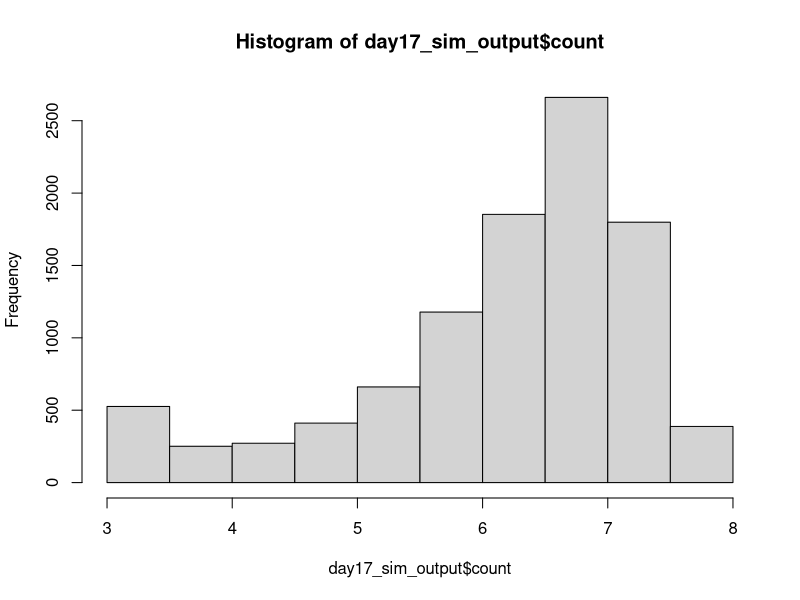
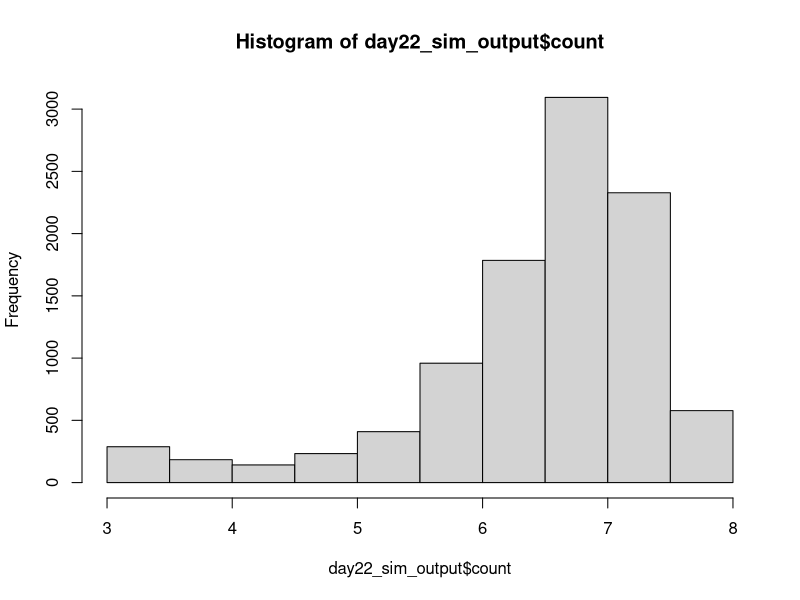

Source code (R) for these figures, in order: (Note: this script raises an error after producing the figures.)
## ---------------------------Title---------------------------------------------
# CIDA Shelf Life Model

## ---------------------------Description---------------------------------------
# Project: CIDA Spinach 

# Description: 

## ---------------------------Packages------------------------------------------

#   Loading packages
library(dplyr); library(MASS); library(VGAM)

## ---------------------------Seed----------------------------------------------

#Set seed
set.seed(1)

## ---------------------------Inputs--------------------------------------------

#Load in data

strain_param <- read.csv("primary_model_parameters_strain_by_rep_2022_08_26.csv", header = TRUE)
apc_param <- read.csv("primary_model_parameters_apc_by_rep_2022_09_01.csv", header = TRUE)

mumax_secon <- read.csv("secondary_model_mumax_strain_by_rep_2022-09-01.csv", header = TRUE)
lag_secon <- read.csv("secondary_model_lag_strain_by_rep_2022_09_01.csv", header = TRUE)
lag_apc_secon <- read.csv("secondary_model_lag_apc_by_rep2022_09_01.csv", header = TRUE)

initial_count <- read.csv("initial_distribution_2022_08_24.csv", header = TRUE)
st_frequency <- read.csv("st_frequency_2022_05_18.csv", header = TRUE)

#Change strain parameters to lowercase 
strain_param$isolate <- tolower(strain_param$isolate)
apc_param$isolate <- tolower(apc_param$isolate)

mumax_secon$isolate <- tolower(mumax_secon$isolate)
lag_secon$isolate <- tolower(lag_secon$isolate)

#Initial Count Distribution: Log transforming initial count, and fitting a normal distribution to the data
initial_count_dist <- function(n){
  ans <- runif(n, min = initial_count$min, max = initial_count$max)
  return(ans)
}

#ST Distribution
isolates <- st_frequency$cida_isolates
st_prev <- st_frequency$frequency

st_dist <- function(n) {
ans <- sample(isolates, size = n, prob = st_prev, replace = T)
return(ans)
}

#Storage Temperature Distribution
temp_location <- 4
temp_shape <- 2.31

temp_dist <- function(n) {
  ans <- rlaplace(n, temp_location, temp_shape)
  for(i in 1:n)
  while (ans[i] < 0 | ans[i] > 10) {
    ans[i] <- rlaplace(1, temp_location, temp_shape)
  }
  return(ans)
}

#Primary Growth Models 


#Baranyi
baranyi <- function(day, log10n0, log10nmax, mumax, lag){
  log10n <- log10nmax + log10((-1 + exp(mumax * lag) + exp(mumax * day))/(exp(mumax * day) - 1 + exp(mumax * lag) * 10^(log10nmax - log10n0)))
}

#Baranyi without lag
baranyi_no_lag <- function(day, log10n0, log10nmax, mumax){
  log10n <- log10nmax - log10(1 + (10^(log10nmax - log10n0) - 1) * exp(-mumax * day))
}

#Buchanan
buchanan <- function(day, log10n0, log10nmax, mumax, lag){
  log10n <- log10n0 + (day >= lag) * (day <= (lag + (log10nmax - log10n0) * log(10) / mumax)) * mumax * (day - lag) / log(10) + (day >= lag) * (day>(lag + (log10nmax - log10n0) * log(10) / mumax)) * (log10nmax - log10n0)
}

#Buchanan without lag
buchanan_no_lag <- function(day, log10n0, log10nmax, mumax){
  log10n <- log10n0 + (day <= ((log10nmax - log10n0) * log(10) / mumax)) * mumax * day / log(10) + (day > ((log10nmax - log10n0) * log(10) / mumax)) * (log10nmax - log10n0)
}

#Gompertz
gompertz <- function(day, log10n0, log10nmax, mumax, lag){
  log10n <- log10n0 + (log10nmax - log10n0) * exp(-exp(mumax * exp(1) * (lag - day) / ((log10nmax - log10n0) * log(10)) + 1))
}


log10N_with_lag <- function(day, log10n0, log10nmax, mumax, lag, model) {
  ans <- numeric(length = length(day))
  for(i in seq_along(day)){
    if (model[i] == "baranyi") {
      ans[i] <- baranyi(day[i], log10n0[i], log10nmax[i], mumax[i], lag[i])
    }
    else if(model[i] == 'buchanan') {
      ans[i] <- buchanan(day[i], log10n0[i], log10nmax[i], mumax[i], lag[i])
    }
    else if(model[i] == "gompertz"){
      ans[i] <- gompertz(day[i], log10n0[i], log10nmax[i], mumax[i], lag[i])
    } 
    else{
      stop(paste0(model, " is not a valid model name. Must be one of Buchanan, Baranyi, Gompertz."))
    }
  }
  return(ans)
  
}

log10N_without_lag <- function(day, log10n0, log10nmax, mumax, model) {
  ans <- numeric(length = length(day))
  for(i in seq_along(day)){
    if (model[i] == "baranyi_no_lag") {
      ans[i] <- baranyi_no_lag(day[i], log10n0[i], log10nmax[i], mumax[i])
    }
    else if(model[i] == 'buchanan_no_lag') {
      ans[i] <- buchanan_no_lag(day[i], log10n0[i], log10nmax[i], mumax[i])
    }
    else{
      stop(paste0(model, " is not a valid model name. Must be one of Buchanan, Baranyi, Gompertz."))
    }
  }
  return(ans)
  
}

#Secondary model 

NewMu <- function(temp, b, temp_min) {
  sqrt_mu <- b*(temp - temp_min)
  ans <- sqrt_mu^2
  return(ans)
}

NewLag <- function(temp, b, temp_min) {
  sqrt_lag <- b*(temp - temp_min)
  ans <- sqrt_lag^2
  return(ans)
}

## ---------------------------Simulation Overview-------------------------------

n_packages <- 10000
n_sim <- n_packages
n_day <- 22

## ---------------Assigning Model Inputs----------------------------------------

#Assigning initial count, ST and temperature to each package
packages_sim <- data.frame(matrix(, nrow = n_sim, ncol = 9))
colnames(packages_sim) <- c("package", "initial_count", "storage_temp", "isolate", "isolate_rep", "model", "lag", "mu", "nmax")

packages_sim$package <- rep(1:n_packages)
packages_sim$initial_count <- initial_count_dist(n_sim)
packages_sim$storage_temp <- temp_dist(n_sim)
packages_sim$isolate <- st_dist(n_sim)
packages_sim$isolate_rep <- sample(1:3, n_sim, replace = TRUE)

#Assigning a growth model to each package. The selected model will be the best fitting model at 6˚C 
for(i in 1:n_sim){
  strain_index <- which(packages_sim$isolate[i] == strain_param$isolate & packages_sim$isolate_rep[i] == strain_param$rep & 6 == strain_param$temp)
  packages_sim$model[i] <- strain_param$model_type[strain_index]
}

#Assign lag to each package

for(i in 1:n_sim){
  rep <- packages_sim$isolate_rep[i]
  if(packages_sim$isolate[i] == "s12-0180"){
    rep <- sample(c(1, 3), 1, replace = TRUE)
  } else if (packages_sim$isolate[i] == "s12-0184"){
    rep <- 1
  } else if (packages_sim$isolate[i] == "s12-0132"){
    rep <- 3
  }  else {
    rep <- rep
  }
  apc_lag <- 0
  strain_index <- which(packages_sim$isolate[i] == lag_secon$isolate & rep == lag_secon$rep)
  strain_lag <- NewLag(packages_sim$storage_temp[i], lag_secon$b_mu[strain_index], lag_secon$temp_min_mu[strain_index])
  strain_lag <- ifelse(packages_sim$isolate[i] == "s12-0166", 0, strain_lag)
  packages_sim$lag[i] <- runif(n = 1, min = min(strain_lag, apc_lag), max = max(strain_lag, apc_lag))
  packages_sim$lag[i] <- packages_sim$lag[i]
}

packages_sim$lag <- ifelse(packages_sim$model %in% c("baranyi_no_lag", "buchanan_no_lag"), NA, packages_sim$lag)

#Assign mumax to each package
for(i in 1:n_sim){
  rep <- ifelse(packages_sim$isolate[i] == "s12-0141", 1, packages_sim$isolate_rep[i])
  strain_index <- which(packages_sim$isolate[i] == mumax_secon$isolate & rep == mumax_secon$rep)
  package_mu <- NewMu(packages_sim$storage_temp[i], mumax_secon$b_mu[strain_index], mumax_secon$temp_min_mu[strain_index])
  packages_sim$mu[i] <- package_mu
}

#Assign nmax to each package
for(i in 1:n_sim){
  rep <- packages_sim$isolate_rep[i]
strain_index <- which(packages_sim$isolate[i] == strain_param$isolate & rep == strain_param$rep & 6 == strain_param$temp)
apc_index <- which(packages_sim$isolate[i] == apc_param$isolate & rep == apc_param$rep & 6 == apc_param$temp)
strain_nmax <- strain_param$nmax[strain_index]
apc_nmax <- apc_param$nmax[strain_index]
packages_sim$nmax[i] <- runif(n = 1, strain_nmax, apc_nmax)
packages_sim$nmax[i] <- packages_sim$nmax[i]*0.8
}

## ----------------Assessing Growth Over Shelf Life-----------------------------

models_with_lag <- c("baranyi", "buchanan", "gompertz")

shelf_life_sim <- packages_sim[rep(seq_len(nrow(packages_sim)), each = 22), ]
rownames(shelf_life_sim) <- 1:nrow(shelf_life_sim)
shelf_life_sim["day"] <- rep(1:n_day, times = n_sim)
shelf_life_sim["count"] <- NA

shelf_life_sim[is.na(shelf_life_sim$lag), ] <- shelf_life_sim[is.na(shelf_life_sim$lag), ] %>% 
  mutate(count = log10N_without_lag(day, initial_count, nmax, mu, model))

shelf_life_sim[!is.na(shelf_life_sim$lag), ] <- shelf_life_sim[!is.na(shelf_life_sim$lag), ] %>% 
  mutate(count = log10N_with_lag(day, initial_count, nmax, mu, lag, model))

## --------------------------------Plotting Outcome-----------------------------

day17_sim_output <- shelf_life_sim %>%
  filter(day == 17)

h17 <- hist(day17_sim_output$count)
h17


day22_sim_output <- shelf_life_sim %>%
  filter(day == 22)

h22 <- hist(day22_sim_output$count)
h22

## --------------------------------Threshold------------------------------------

sa_temp <- shelf_life_sim %>%
  group_by(day) %>%
  summarise(prop_fail = sum(count > 7.6)/n_packages) %>%
  mutate(adj = 0.8) %>%
  mutate(param = "nmax")

## --------------------------------Export---------------------------------------

date <- Sys.Date()
date <- gsub("-", "_", date)
file_name <- paste0("output/sa_nmax_", date,".csv")
  
write.table(sa_temp, file_name, sep = ",", col.names = !file.exists(file_name), append = T, row.names = FALSE)
